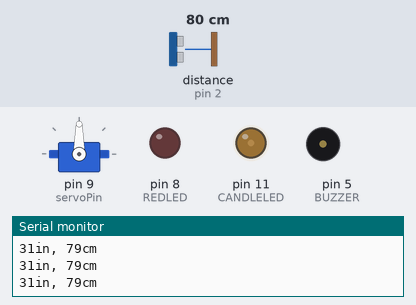
This sketch was run on a simulated Arduino Uno, built with avr-gcc and run on an emulated ATmega328P. On the bench: servo, output pins drawn as LEDs (lit = HIGH), buzzer (waves = sounding), the last lines printed to the serial monitor. Wiring (inferred from the names in the program): ultrasonic range finder: trigger pin 4; echo pin 2. The inputs (shaded band) are chosen by the test bench; at power-on: distance to the obstacle (sensor on pin 2) 80 cm. The echo pulse lasts 58.3 µs per cm; random numbers use the default seed unless the sketch sets one; pins used as bus, display or sensor lines are not drawn.

Above: at 2.2 s.
2.3 s: distance to the obstacle (sensor on pin 2) set to 55 cm
At 2.4 s:
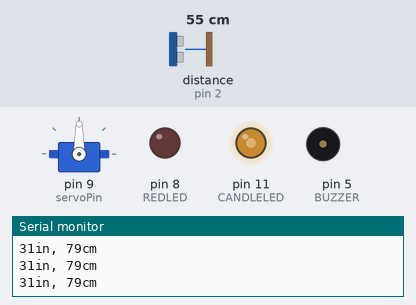
5.3 s: distance to the obstacle (sensor on pin 2) set to 46 cm
At 5.79 s:
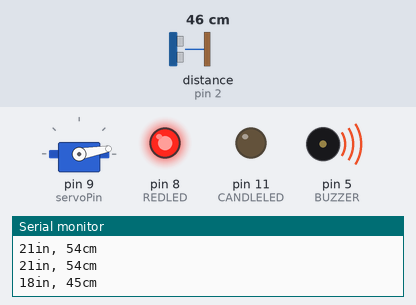
8.3 s: distance to the obstacle (sensor on pin 2) set to 299 cm
At 8.99 s:
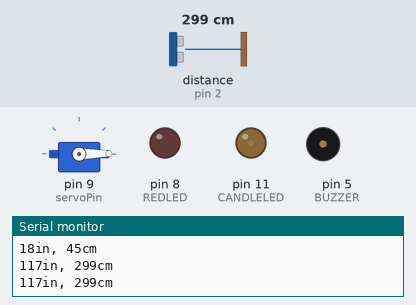
Timing chart, 0 to 44.4 s (numbered marks = the images above; inputs shaded):
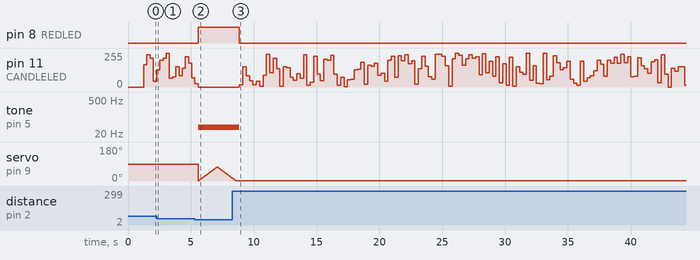

Measured:
- the behaviour switches between 52 and 51 cm on distance to the obstacle (sensor on pin 2) (found by bisection; images 1 and 2)
- after the input at 5.3 s, pin 8 (REDLED): LOW → HIGH after 0.28 s; tone on pin 5 (BUZZER): silent → 38 Hz after 0.28 s
- after the input at 8.3 s, pin 8 (REDLED): HIGH → LOW after 0.56 s; pin 11 (CANDLELED): 0/255 → 17/255 after 0.56 s, → 152/255 0.27 s later, → 84/255 0.27 s later, → 47/255 0.27 s later, … (96 changes in this stretch); tone on pin 5 (BUZZER): 38 Hz → silent after 0.56 s

The sketch:

pumpkin.ino
```cpp
#define CANDLELED 11
#define REDLED 8
#define BUZZER 5
#define PROXIMITY_THRESHOLD 20
#define PROXIMITY_CONSECUTIVE_READINGS 1
#define BUZZER_FREQUENCY 38
#define FLICKER_INTERVAL 25
#include <Servo.h>

int servoPin = 9;
int angle = 0;   // servo position in degrees

long previousMillis = 0;
long closeReadings = 0;

int trigPin = 4;    // Trigger
int echoPin = 2;    // Echo
long duration, cm, inches;

bool test;

Servo servo;

void setup() {
  pinMode(CANDLELED, OUTPUT);
  pinMode(REDLED, OUTPUT);
  pinMode(BUZZER, OUTPUT);
  pinMode(trigPin, OUTPUT);
  pinMode(echoPin, INPUT);
  Serial.begin (9600);
  delay(1000); // Allow the proximity sensor to initialize
  servo.attach(servoPin);
}
void loop() {
  // The sensor is triggered by a HIGH pulse of 10 or more microseconds.
  // Give a short LOW pulse beforehand to ensure a clean HIGH pulse:
  digitalWrite(trigPin, LOW);
  delayMicroseconds(5);
  digitalWrite(trigPin, HIGH);
  delayMicroseconds(10);
  digitalWrite(trigPin, LOW);

  // Read the signal from the sensor: a HIGH pulse whose
  // duration is the time (in microseconds) from the sending
  // of the ping to the reception of its echo off of an object.
  pinMode(echoPin, INPUT);
  duration = pulseIn(echoPin, HIGH);

  // Convert the time into a distance
  cm = (duration/2) / 29.1;     // Divide by 29.1 or multiply by 0.0343
  inches = (duration/2) / 74;   // Divide by 74 or multiply by 0.0135

  Serial.print(inches);
  Serial.print("in, ");
  Serial.print(cm);
  Serial.print("cm");
  Serial.println();

  delay(250);
  if (inches < PROXIMITY_THRESHOLD) // Is someone close?
  {
    closeReadings++;
    if (closeReadings >= PROXIMITY_CONSECUTIVE_READINGS) // require n consecutive "close" readings before going into EVIL mode. This prevents little blips of the buzzer.
      {
        digitalWrite(CANDLELED, LOW);
        digitalWrite(REDLED, HIGH);
        tone(BUZZER, BUZZER_FREQUENCY);
        {
          // scan from 0 to 75 degrees
          for(angle = 0; angle < 75; angle++)
          {
            servo.write(angle);
            delay(20);
          }
          // now scan back from 75 to 0 degrees
          for(angle = 75; angle > 0; angle--)
          {
            servo.write(angle);
            delay(20);
          }
        }
      }
  }
  else
  { //regular candle flicker. Based on Arduino example BlinkWithoutDelay.
    noTone(BUZZER);
    digitalWrite(REDLED, LOW);
    closeReadings = 0;
    unsigned long currentMillis = millis();
    if(currentMillis - previousMillis > FLICKER_INTERVAL)
    {
      previousMillis = currentMillis;
      analogWrite(CANDLELED, random(0, 256));
    }
  }
}
```
